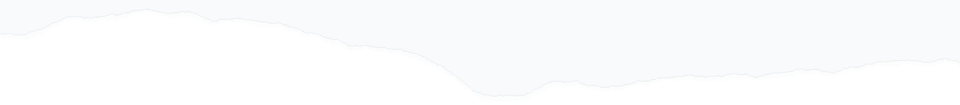
#> input picture images/deko/papierkante-1920.webp, 1920 x 210 px, given in place of ..png, which was not available (shown at 1/2 size)
$ python skel2.py ../../../images/deko ../../../images/deko/papierkante-3840.webp
#> lines starting #> are read from the running program, lines starting #| are printed output that depends on the picture; after the words box and inside, x2 and y2 are one past the last pixel; in counts of white or black regions, pixels touching at a corner belong together; pictures that were not available may be replaced by others from this repository, and a replacement may not be noted
### scripts/deko/pen/skel.py
import numpy as np, cv2, json, sys, math
from PIL import Image
D=sys.argv[1]; FS=600; OX=300; BY=900
def thin(img):
    img=img.copy().astype(np.uint8)
    changed=True
    while changed:
        changed=False
        for step in (0,1):
            P=np.pad(img,1)
            p2=P[:-2,1:-1];p3=P[:-2,2:];p4=P[1:-1,2:];p5=P[2:,2:];p6=P[2:,1:-1];p7=P[2:,:-2];p8=P[1:-1,:-2];p9=P[:-2,:-2]
            B=p2+p3+p4+p5+p6+p7+p8+p9
            seq=[p2,p3,p4,p5,p6,p7,p8,p9,p2]
            A=sum(((seq[i]==0)&(seq[i+1]==1)).astype(np.uint8) for i in range(8))
            if step==0: c=(p2*p4*p6==0)&(p4*p6*p8==0)
            else: c=(p2*p4*p8==0)&(p2*p6*p8==0)
            m=(img==1)&(B>=2)&(B<=6)&(A==1)&c
            if m.any(): img[m]=0; changed=True
    return img
N8=[(-1,-1),(-1,0),(-1,1),(0,-1),(0,1),(1,-1),(1,0),(1,1)]
# [43 lines left out: functions graph, run, not called in this run]
# [12 lines that do not run on import are left out]

### scripts/deko/pen/skel2.py
import numpy as np, cv2, json, sys, math
from PIL import Image
sys.path.insert(0, sys.argv[0].rsplit('/',1)[0])
from skel import thin
D=sys.argv[1]
N8=[(-1,0),(-1,1),(0,1),(1,1),(1,0),(1,-1),(0,-1),(-1,-1)]  # im Uhrzeigersinn ab Norden
def crossing(sk,y,x):
    v=[sk[y+dy,x+dx] for dy,dx in N8]
    return sum(1 for i in range(8) if v[i]==0 and v[(i+1)%8]==1), sum(v)
def build(ink):
    sk=thin(ink); sk=np.pad(sk,2)
    ys,xs=np.nonzero(sk)
    A={};Bn={}
    for y,x in zip(ys,xs):
        A[(y,x)],Bn[(y,x)]=crossing(sk,y,x)
    isnode={p:(A[p]!=2) for p in A}
    # Knoten-Cluster
    lab={}; cl=[]
    for p in A:
        if not isnode[p] or p in lab: continue
        stack=[p]; lab[p]=len(cl); mem=[p]
        while stack:
            q=stack.pop()
            for dy,dx in N8:
                r=(q[0]+dy,q[1]+dx)
                if r in A and isnode[r] and r not in lab: lab[r]=len(cl); mem.append(r); stack.append(r)
        cl.append(mem)
    nbs=lambda p:[(p[0]+dy,p[1]+dx) for dy,dx in N8 if (p[0]+dy,p[1]+dx) in A]
    visited=set(); edges=[]
    for ci,mem in enumerate(cl):
        for m in mem:
            for q in nbs(m):
                if isnode[q] or q in visited: continue
                path=[m,q]; visited.add(q); cur=q
                end=None
                while True:
                    cand=[r for r in nbs(cur) if r not in visited and r!=path[-2]]
                    nodec=[r for r in cand if isnode[r] and lab[r]!=ci or (isnode[r] and len(path)>8)]
                    if nodec: end=nodec[0]; path.append(end); break
                    cand=[r for r in cand if not isnode[r]]
                    if not cand: break
                    # 4-Nachbarn zuerst (Treppenstufen)
                    cand.sort(key=lambda r: abs(r[0]-cur[0])+abs(r[1]-cur[1]))
                    cur=cand[0]; visited.add(cur); path.append(cur)
                edges.append({'a':ci,'b':lab[end] if end else None,'pts':path})
    # reine Schleifen ohne Knoten
    rest=[p for p in A if not isnode[p] and p not in visited]
    while rest:
        p=rest[0]; path=[p]; visited.add(p); cur=p
        while True:
            cand=[r for r in nbs(cur) if r not in visited]
            if not cand: break
            cur=cand[0]; visited.add(cur); path.append(cur)
        path.append(p); edges.append({'a':None,'b':None,'pts':path})
        rest=[q for q in rest if q not in visited]
    centers=[tuple(np.mean(m,axis=0)) for m in cl]
    return sk,cl,centers,edges,A
if __name__=='__main__':
    for ch in sys.argv[2]:
        im=np.array(Image.open(f'{D}/{ch}.png'))[...,3]; ink=(im>110).astype(np.uint8)
#> after `im = np.array(Image.open(f'{D}/{ch}.png'))[..., 3]`:
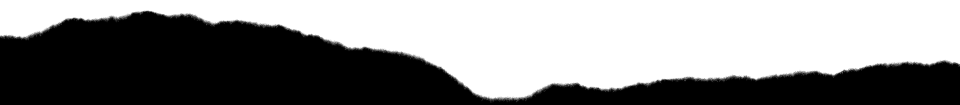
#> im: shape (210, 1920) (shown at 1/2 size); min 0, max 255, mean 138.4
#> after `ink = (im > 110).astype(np.uint8)`:
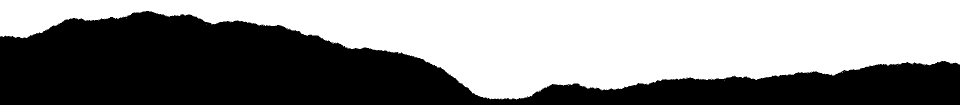
#> ink: shape (210, 1920) (shown at 1/2 size); values 0 (black) and 1 (white), 54.3% white; 4 black regions (3 under 20 px), largest, box (x1, y1, x2, y2) and area: (0, 22, 1920, 210) 184242
        sk,cl,centers,edges,A=build(ink)
#> after the loop in thin, `while changed:`:
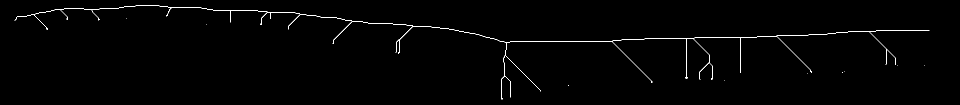
#> img: shape (210, 1920) (shown at 1/2 size); values 0 (black) and 1 (white), 0.77% white in thin lines or dots, all inside (x1, y1, x2, y2) = (29, 10, 1859, 199)
#> in build, `sk = np.pad(sk, 2)`:
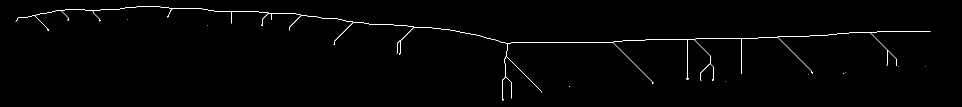
#> sk: shape (214, 1924) (shown at 1/2 size); values 0 (black) and 1 (white), 0.75% white in thin lines or dots, all inside (x1, y1, x2, y2) = (31, 12, 1861, 201)
#> in build, `ys,xs=np.nonzero(sk)`: ys = 3093 values from 12 to 200; xs = 3093 values, max 1860 at index 1224, min 31 at index 852, mean 991.2
#> the loop in build, `for y,x in zip(ys,xs):` made 3093 passes
#> (y, x, v in crossing) on passes 1 to 3: (12, 283, [0, 0, 1, 0, 0, 1, 0, 0]), (12, 284, [0, 0, 1, 0, 0, 0, 1, 0]), (12, 285, [0, 0, 1, 0, 0, 0, 1, 0])
#> after the loop in build, `for y,x in zip(ys,xs):`: A = 3093 items
#> the loop in build, `for p in A:` made 3093 passes
#> p on passes 1 to 3: (12, 283), (12, 284), (12, 285)
#> after the loop in build, `for p in A:`: cl = 56 items; lab = 58 items
#> the loop in build, `for ci,mem in enumerate(cl):` made 56 passes
#> mem on passes 1 to 12: [(17, 344)], [(20, 185)], [(21, 122)], [(22, 462)], [(26, 536)], [(26, 542)], [(30, 602)], [(31, 70)], [(32, 336)], [(38, 254)], [(39, 136)], [(39, 542)]
#> after the loop in build, `for ci,mem in enumerate(cl):`: edges = 60 items; visited = 3035 items
#> in build, `rest=[p for p in A if not isnode[p] and p not in visited]`: rest = []
#> in build, `centers=[tuple(np.mean(m,axis=0)) for m in cl]`: centers = 56 pairs, first value 17 to 198, second value 31 to 1860
#> cl = 56 items; edges = 60 items
        ends=sum(1 for m in cl if len(m)==1 and A[m[0]]==1)
#> ends = 13
        print(ch,'pixels',len(A),'clusters',len(cl),'endpoints',ends,'edges',len(edges),'kurz',sum(1 for e in edges if len(e['pts'])<15))
#| . pixels 3093 clusters 56 endpoints 13 edges 60 kurz 18
#> pass 3 of the loop `for ch in sys.argv[2]:`:
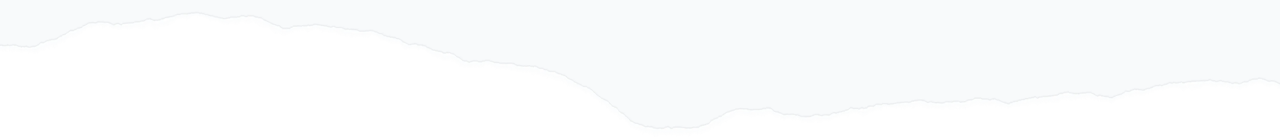
#> input picture images/deko/papierkante-3840.webp, 3840 x 420 px, given in place of .png, which was not available (shown at 1/3 size)
#> im: shape (420, 3840)
#> `ink = (im > 110).astype(np.uint8)`:
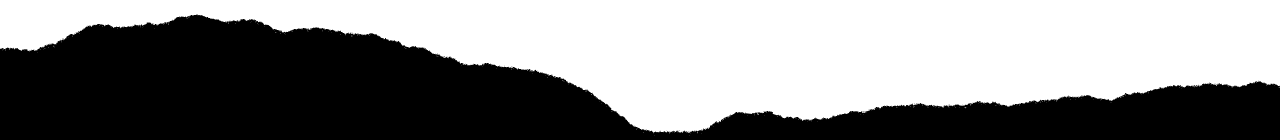
#> ink: shape (420, 3840) (shown at 1/3 size); values 0 (black) and 1 (white), 54.3% white; 42 black regions (41 under 20 px), largest, box (x1, y1, x2, y2) and area: (0, 44, 3840, 420) 736470
#> in build (call 3), `sk = np.pad(sk, 2)`:
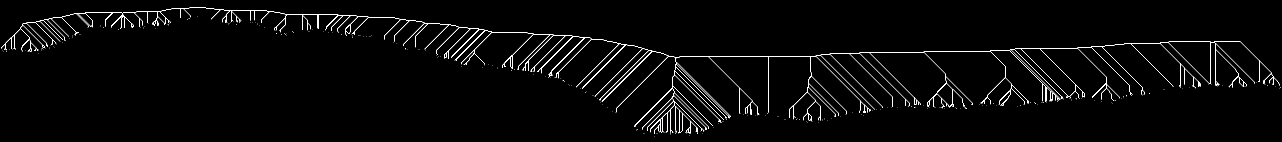
#> sk: shape (424, 3844) (shown at 1/3 size); values 0 (black) and 1 (white), 1.3% white in thin lines or dots
#> the loop in build (call 3), `for y,x in zip(ys,xs):` made 21890 passes
#> (y, x, v in crossing) on passes 1 to 3: (23, 568, [0, 0, 1, 0, 0, 1, 0, 0]), (23, 569, [0, 0, 1, 0, 0, 0, 1, 0]), (23, 570, [0, 0, 1, 0, 0, 0, 1, 0])
#> after the loop in build (call 3), `for y,x in zip(ys,xs):`: A = 21890 items
#> the loop in build (call 3), `for p in A:` made 21890 passes
#> p on passes 1 to 3: (23, 568), (23, 569), (23, 570)
#> after the loop in build (call 3), `for p in A:`: cl = 744 items; lab = 826 items
#> the loop in build (call 3), `for ci,mem in enumerate(cl):` made 744 passes
#> mem on passes 1 to 3: [(25, 550)], [(26, 542)], [(29, 660)]
#> after the loop in build (call 3), `for ci,mem in enumerate(cl):`: edges = 625 items; visited = 21064 items
#> in build (call 3), `centers=[tuple(np.mean(m,axis=0)) for m in cl]`: centers = 744 pairs, first value 25 to 409, second value 4 to 3841
#> `sk,cl,centers,edges,A=build(ink)`: cl = 744 items; edges = 625 items
#> ends = 194
#| / pixels 21890 clusters 744 endpoints 194 edges 625 kurz 293
#> (the run stopped early here; a loop or call above may not have finished)
